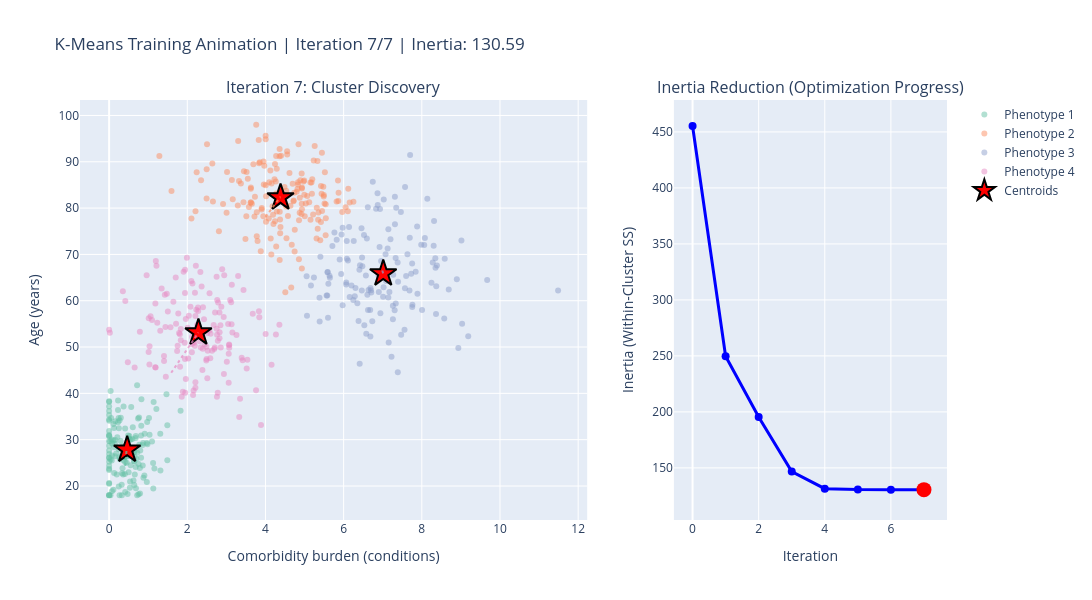

Notebook code for this chart:
### Markdown cell above
## 4. Animated K-Means Training Visualization

Now for the interesting part. Watch the K-Means algorithm iteratively discover patient
phenotypes by moving centroids to optimize cluster assignments.

This animation shows:
- **Initial random centroids** (iteration 0)
- **Centroid migration paths** across iterations
- **Cluster assignment changes** as centroids move
- **Convergence** when centroids stabilize

### Code cell
class AnimatedKMeans:
    """
    Custom K-Means implementation with iteration tracking for animation.
    """
    
    def __init__(self, n_clusters=4, max_iterations=50, random_state=42):
        self.n_clusters = n_clusters
        self.max_iterations = max_iterations
        self.random_state = random_state
        self.history = []
    
    def fit(self, X):
        """Fit K-Means and record history for animation."""
        np.random.seed(self.random_state)
        n_samples, n_features = X.shape
        
        # Initialize centroids randomly from data points
        random_indices = np.random.choice(n_samples, self.n_clusters, replace=False)
        centroids = X[random_indices].copy()
        
        # Track initial state
        labels = self._assign_clusters(X, centroids)
        inertia = self._compute_inertia(X, centroids, labels)
        self.history.append({
            'iteration': 0,
            'centroids': centroids.copy(),
            'labels': labels.copy(),
            'inertia': inertia
        })
        
        # Iterative optimization
        for iteration in range(1, self.max_iterations + 1):
            # Assign points to nearest centroid
            labels = self._assign_clusters(X, centroids)
            
            # Update centroids
            new_centroids = np.array([
                X[labels == k].mean(axis=0) if np.sum(labels == k) > 0 else centroids[k]
                for k in range(self.n_clusters)
            ])
            
            # Compute inertia
            inertia = self._compute_inertia(X, new_centroids, labels)
            
            # Store history
            self.history.append({
                'iteration': iteration,
                'centroids': new_centroids.copy(),
                'labels': labels.copy(),
                'inertia': inertia
            })
            
            # Check convergence
            if np.allclose(centroids, new_centroids, rtol=1e-4):
                print(f"   Converged at iteration {iteration}")
                break
            
            centroids = new_centroids
        
        self.centroids = centroids
        self.labels = labels
        self.inertia = inertia
        
        return self
    
    def _assign_clusters(self, X, centroids):
        """Assign each point to nearest centroid."""
        distances = cdist(X, centroids, metric='euclidean')
        return np.argmin(distances, axis=1)
    
    def _compute_inertia(self, X, centroids, labels):
        """Compute within-cluster sum of squares."""
        return np.sum([
            np.sum((X[labels == k] - centroids[k]) ** 2)
            for k in range(self.n_clusters)
        ])

def animate_kmeans_training(n_clusters=4, update_frequency=3):
    """
    Animate K-Means training process showing centroid movement.
    """
    # Use the phenotype plane (comorbidity burden, age) for 2D visualization
    X_simple = patient_data[['comorbidity_burden', 'age']].values
    
    # Standardize
    scaler = StandardScaler()
    X_scaled = scaler.fit_transform(X_simple)
    
    # Train with history tracking
    print("🚀 Starting Animated K-Means Training...")
    print(f"   Number of clusters: {n_clusters}")
    print(f"   Watch centroids migrate to discover patient phenotypes!\n")
    
    kmeans = AnimatedKMeans(n_clusters=n_clusters, max_iterations=30, random_state=42)
    kmeans.fit(X_scaled)
    
    # Create animation frames
    colors = px.colors.qualitative.Set2[:n_clusters]
    
    for idx, state in enumerate(kmeans.history):
        if idx % update_frequency != 0 and idx != len(kmeans.history) - 1:
            continue
        
        clear_output(wait=True)
        
        # Transform centroids back to original scale
        centroids_original = scaler.inverse_transform(state['centroids'])
        labels = state['labels']
        iteration = state['iteration']
        inertia = state['inertia']
        
        # Create visualization
        fig = make_subplots(
            rows=1, cols=2,
            column_widths=[0.65, 0.35],
            subplot_titles=(
                f'Iteration {iteration}: Cluster Discovery',
                'Inertia Reduction (Optimization Progress)'
            )
        )
        
        # Plot 1: Data points with cluster assignments
        for cluster_id in range(n_clusters):
            mask = labels == cluster_id
            fig.add_trace(
                go.Scatter(
                    x=patient_data.loc[mask, 'comorbidity_burden'],
                    y=patient_data.loc[mask, 'age'],
                    mode='markers',
                    name=f'Phenotype {cluster_id+1}',
                    marker=dict(size=6, color=colors[cluster_id], opacity=0.5),
                    showlegend=True
                ), row=1, col=1
            )
        
        # Add current centroids
        fig.add_trace(
            go.Scatter(
                x=centroids_original[:, 0],
                y=centroids_original[:, 1],
                mode='markers',
                name='Centroids',
                marker=dict(size=20, color='red', symbol='star',
                           line=dict(color='black', width=2)),
                showlegend=True
            ), row=1, col=1
        )
        
        # Add centroid trajectories (show last few iterations)
        if idx > 0:
            for cluster_id in range(n_clusters):
                trajectory_x = []
                trajectory_y = []
                
                # Get trajectory for this cluster
                start_idx = max(0, idx - 5)
                for hist_idx in range(start_idx, idx + 1):
                    hist_centroids = scaler.inverse_transform(kmeans.history[hist_idx]['centroids'])
                    trajectory_x.append(hist_centroids[cluster_id, 0])
                    trajectory_y.append(hist_centroids[cluster_id, 1])
                
                # Plot trajectory
                fig.add_trace(
                    go.Scatter(
                        x=trajectory_x,
                        y=trajectory_y,
                        mode='lines',
                        name=f'Path {cluster_id+1}',
                        line=dict(color=colors[cluster_id], width=2, dash='dot'),
                        showlegend=False,
                        opacity=0.7
                    ), row=1, col=1
                )
        
        # Plot 2: Inertia over iterations
        inertias = [h['inertia'] for h in kmeans.history[:idx+1]]
        iterations_so_far = [h['iteration'] for h in kmeans.history[:idx+1]]
        
        fig.add_trace(
            go.Scatter(
                x=iterations_so_far,
                y=inertias,
                mode='lines+markers',
                name='Inertia',
                line=dict(color='blue', width=3),
                marker=dict(size=8),
                showlegend=False
            ), row=1, col=2
        )
        
        # Highlight current point
        fig.add_trace(
            go.Scatter(
                x=[iteration],
                y=[inertia],
                mode='markers',
                name='Current',
                marker=dict(size=15, color='red', symbol='circle'),
                showlegend=False
            ), row=1, col=2
        )
        
        # Update layout
        fig.update_layout(
            title=f'K-Means Training Animation | Iteration {iteration}/{kmeans.history[-1]["iteration"]} | Inertia: {inertia:.2f}',
            width=1400,
            height=600,
            showlegend=True
        )
        
        fig.update_xaxes(title_text="Comorbidity burden (conditions)", row=1, col=1)
        fig.update_yaxes(title_text="Age (years)", row=1, col=1)
        fig.update_xaxes(title_text="Iteration", row=1, col=2)
        fig.update_yaxes(title_text="Inertia (Within-Cluster SS)", row=1, col=2)
        
        fig.show()
        
        print(f"Iteration {iteration:2d}: Inertia = {inertia:.4f}")
        
        # Small delay for animation effect
        if idx < len(kmeans.history) - 1:
            time.sleep(0.3)
    
    print("\n🎯 K-Means Converged!")
    print(f"   Final Inertia: {kmeans.history[-1]['inertia']:.4f}")
    print(f"   Patient phenotypes successfully discovered through unsupervised learning!")
    
    return kmeans, scaler

# Run the animation
kmeans_animated, scaler = animate_kmeans_training(n_clusters=4, update_frequency=2)

### Figure 1 — Plotly figure (JSON) as saved in the notebook; plotly's stock layout.template omitted (floating-point values rounded to 4 significant figures; data arrays with more than 128 entries replaced by an {"elided": "..."} marker saying what was removed)
{"data": [{"marker": {"color": "rgb(102,194,165)", "opacity": 0.5, "size": 6}, "mode": "markers", "name": "Phenotype 1", "showlegend": true, "type": "scatter", "x": {"elided": "153 float values"}, "xaxis": "x", "y": {"elided": "153 float values"}, "yaxis": "y"}, {"marker": {"color": "rgb(252,141,98)", "opacity": 0.5, "size": 6}, "mode": "markers", "name": "Phenotype 2", "showlegend": true, "type": "scatter", "x": {"elided": "163 float values"}, "xaxis": "x", "y": {"elided": "163 float values"}, "yaxis": "y"}, {"marker": {"color": "rgb(141,160,203)", "opacity": 0.5, "size": 6}, "mode": "markers", "name": "Phenotype 3", "showlegend": true, "type": "scatter", "x": {"elided": "135 float values"}, "xaxis": "x", "y": {"elided": "135 float values"}, "yaxis": "y"}, {"marker": {"color": "rgb(231,138,195)", "opacity": 0.5, "size": 6}, "mode": "markers", "name": "Phenotype 4", "showlegend": true, "type": "scatter", "x": {"elided": "149 float values"}, "xaxis": "x", "y": {"elided": "149 float values"}, "yaxis": "y"}, {"marker": {"color": "red", "line": {"color": "black", "width": 2}, "size": 20, "symbol": "star"}, "mode": "markers", "name": "Centroids", "showlegend": true, "type": "scatter", "x": [0.4619, 4.386, 7.013, 2.285], "xaxis": "x", "y": [27.82, 82.29, 65.86, 53.12], "yaxis": "y"}, {"line": {"color": "rgb(102,194,165)", "dash": "dot", "width": 2}, "mode": "lines", "name": "Path 1", "opacity": 0.7, "showlegend": false, "type": "scatter", "x": [0.4118, 0.4239, 0.4444, 0.4553, 0.4619, 0.4619], "xaxis": "x", "y": [24.32, 26.98, 27.59, 27.74, 27.82, 27.82], "yaxis": "y"}, {"line": {"color": "rgb(252,141,98)", "dash": "dot", "width": 2}, "mode": "lines", "name": "Path 2", "opacity": 0.7, "showlegend": false, "type": "scatter", "x": [4.003, 4.206, 4.346, 4.375, 4.386, 4.386], "xaxis": "x", "y": [78.11, 80.38, 82.21, 82.31, 82.29, 82.29], "yaxis": "y"}, {"line": {"color": "rgb(141,160,203)", "dash": "dot", "width": 2}, "mode": "lines", "name": "Path 3", "opacity": 0.7, "showlegend": false, "type": "scatter", "x": [6.989, 6.995, 6.995, 7.007, 7.013, 7.013], "xaxis": "x", "y": [66.51, 66.39, 66.19, 65.96, 65.86, 65.86], "yaxis": "y"}, {"line": {"color": "rgb(231,138,195)", "dash": "dot", "width": 2}, "mode": "lines", "name": "Path 4", "opacity": 0.7, "showlegend": false, "type": "scatter", "x": [1.589, 2.088, 2.26, 2.28, 2.285, 2.285], "xaxis": "x", "y": [44.44, 50.67, 52.77, 53.04, 53.12, 53.12], "yaxis": "y"}, {"line": {"color": "blue", "width": 3}, "marker": {"size": 8}, "mode": "lines+markers", "name": "Inertia", "showlegend": false, "type": "scatter", "x": [0, 1, 2, 3, 4, 5, 6, 7], "xaxis": "x2", "y": [455.3, 249.6, 195.4, 146.7, 131.4, 130.6, 130.6, 130.6], "yaxis": "y2"}, {"marker": {"color": "red", "size": 15, "symbol": "circle"}, "mode": "markers", "name": "Current", "showlegend": false, "type": "scatter", "x": [7], "xaxis": "x2", "y": [130.6], "yaxis": "y2"}], "layout": {"annotations": [{"font": {"size": 16}, "showarrow": false, "text": "Iteration 7: Cluster Discovery", "x": 0.2925, "xanchor": "center", "xref": "paper", "y": 1.0, "yanchor": "bottom", "yref": "paper"}, {"font": {"size": 16}, "showarrow": false, "text": "Inertia Reduction (Optimization Progress)", "x": 0.8425, "xanchor": "center", "xref": "paper", "y": 1.0, "yanchor": "bottom", "yref": "paper"}], "height": 600, "showlegend": true, "title": {"text": "K-Means Training Animation | Iteration 7/7 | Inertia: 130.59"}, "width": 1400, "xaxis": {"anchor": "y", "domain": [0.0, 0.585], "title": {"text": "Comorbidity burden (conditions)"}}, "xaxis2": {"anchor": "y2", "domain": [0.685, 1.0], "title": {"text": "Iteration"}}, "yaxis": {"anchor": "x", "domain": [0.0, 1.0], "title": {"text": "Age (years)"}}, "yaxis2": {"anchor": "x2", "domain": [0.0, 1.0], "title": {"text": "Inertia (Within-Cluster SS)"}}}}
